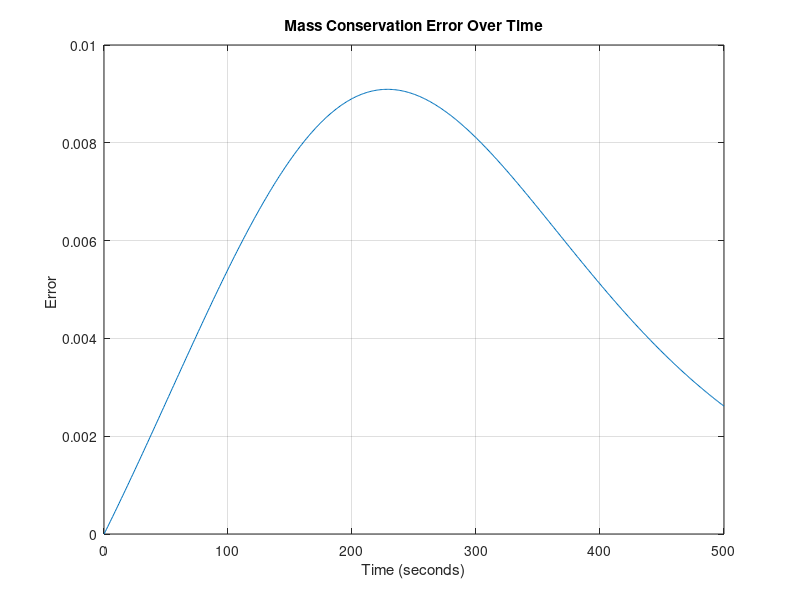
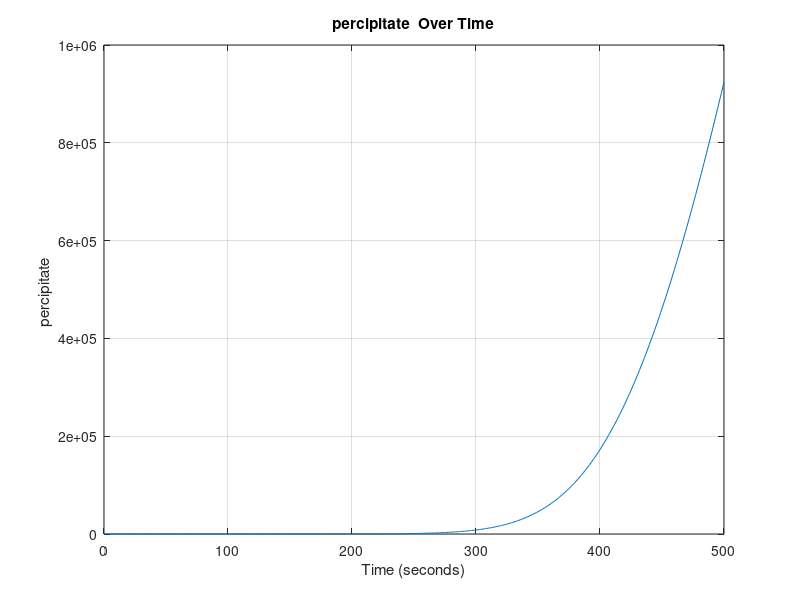
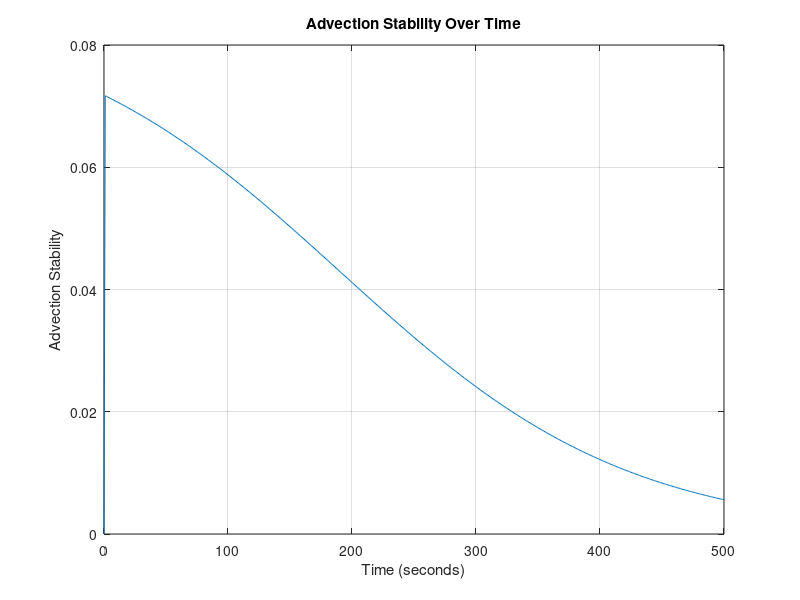
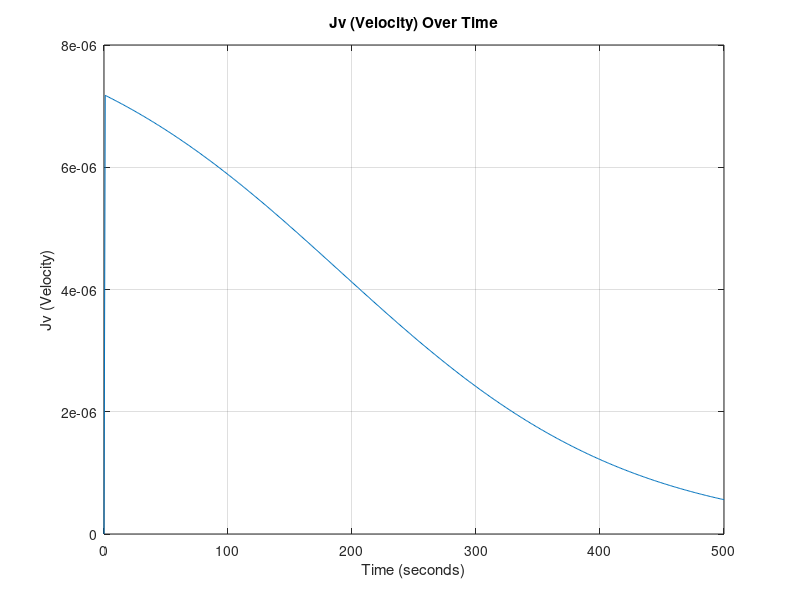

Write MATLAB code to recreate these figures, in order.
%__Gruppe 3-Simulering-3.Sem__
clear
close all
clc
%% Inital Parameters
domain_length = 0.1;   % Domain length (meters)
domain_steps = 1000;    % Number of spatial domain_steps points
dx = domain_length / (domain_steps - 1); % Position discretization
 
time_length = 500;      % Time length (seconds)
time_steps = 500;       % Number of time steps
dt = time_length / time_steps; % Temporal discretization

% DEFINED VARIABLES
D = 0; % Diffusivity coefficient H2PO4- in water [m^2 s^-1]
feed_conc = 0.1; % Constant solute concentration at the first cell 0.1 molar [H2PO4-]
TMP = 15; %TMP: Transmembrane Pressure [bar]

area = 0.001; % Area of the membrane surface [m^2]
kw = 5.7311*10^(-7); % Initial water permeability m^3 m^-2 bar^-1 s^-1 
my = 0.891*10^-9; % Water viscosity [Bar∙s]
Rm = 1/(my*kw); % Rejection of water at the membrane (σ) [m^-1]
InitP = 0.263253+0.0011; % Initial percipitation
alpha = 95000000000; % Specific resistance of fouling [m mol m^3]
PC = 0.5; %Percipitate Advection Coefficient

sig_m = 0.1; % Rejection of ions 

% PHYSICAL CONSTANTS
R= 8.31415*10^-2; % Gasconstant [L^3 Bar mol^-1 K^-1]
T= 273.15+25; %Temperature [K]
 
% Anonymous functions
%Lv = @(time) kw*exp(-kb*time); %Water permeability dependent on Fouling

Mp = @(conc) 0.0011*exp(36.328*conc) + 0.263253; % concentration of udfæld in respect to phosphate increase.
Rf = @(conc) alpha*(Mp(conc)/area); % Rate of fouling
Lv = @(conc) 1/(my*(Rm+Rf(conc))); % Water permeability dependent on fouling


% Create a grid for space and time
x = linspace(0, domain_length, domain_steps);
t = linspace(0, time_length, time_steps);

% Initialize the concentration array AND Initial condition (1D)
C = zeros(domain_steps, time_steps)+0.1; % 0.1 molar [H2PO4] at pH 2.9


%Diffusive Stability
DS = D*dt/dx^2;
fprintf('\n Diffusivity Stability = %f', DS);
if DS>0.5 
   fprintf(2,'\n ERROR: Stabilitetsfejl');
else
    fprintf('\n Stable Diffusion Model !!');
end


%% Time-stepping loop
for j = 2:time_steps
    for i = 1:domain_steps
        LastC = C(domain_steps, j-1);

        C(1, :) = feed_conc; % Set the leftmost boundary to 0.1

        if j == 2
            Ptot = InitP; % The rate of percipitation WI
        else
            Ptot = Mp(LastC) + (Mp(LastC) - InitP)*Jv*(dt/dx)*PC;
        end

        Jv = (kw*(TMP-(1*R*T*(LastC))));  % Volume flux = Jv ,  in terms of osmotic pressure (TMP, R, T, delta_C) and Lv. [m/s]

        % Calculate the second derivative in x direction
        if i == 1 %_Left Cell__
            d2Cdx2 = 0;
            dCdt_advection = 0;

        elseif i == domain_steps %__Membrane Cell___
            % No right neighbor at the last cell and MEMBRANE
            d2Cdx2 = (D * (C(domain_steps - 1, j-1) - C(domain_steps, j-1)) / dx^2) + C(i,j-1)*(sig_m)*Jv/(dx);
        else    %__Normal Cells__
            % Calculate the second derivative normally
            d2Cdx2 = D * (C(i + 1, j-1) - 2 * C(i, j-1) + C(i - 1, j-1)) / dx^2;
            % Apply advection term
            dCdt_advection = -Jv * (C(i, j-1) - C(i-1, j-1)) / dx;
        end
        % Apply the diffusion-advection-(electromigration) equation
        C(i, j) = C(i, j-1) + dt * (d2Cdx2 + dCdt_advection);
        Jv_values(j) = Jv; % Plot values
        P_values(j) = Ptot;
        AS(j) = Jv * dt/dx; % Stability plot values
    end
end
%% CONSERVATION ERROR

Systemdiff = [0, diff(sum(C,1))]; % Diffrence in systemsums

inflow = Jv_values*feed_conc*(dt/dx); % Inflow array
outflow = C(domain_steps, :).* Jv_values*(1-sig_m)*(dt/dx); % Outflow array 

ERROR = Systemdiff - inflow + outflow; % The mass conservation error



%% 2D Plots

% Plot Mass Conservation Error values over time

figure;
plot(t, ERROR);
xlabel('Time (seconds)');
ylabel('Error ');
title('Mass Conservation Error Over Time');
grid on;


% Plot Percipitate (DS) values over time

figure;
plot(t, P_values);
xlabel('Time (seconds)');
ylabel('percipitate ');
title('percipitate  Over Time');
grid on;

% Plot Advection Stability (DS) values over time

figure;
plot(t, AS);
xlabel('Time (seconds)');
ylabel('Advection Stability');
title('Advection Stability Over Time');
grid on;

% Plot Jv values over time
figure;
plot(t, Jv_values);
xlabel('Time (seconds)');
ylabel('Jv (Velocity)');
title('Jv (Velocity) Over Time');
grid on;


% Define fractions of time steps you want to visualize
time_fraction = [0.001, 0.01, 0.1, 0.2, 0.3, 0.4, 0.5, 0.6, 0.7, 0.8, 0.9];  % For example, 0.1 corresponds to 10% of time steps

% Calculate the corresponding time indices
time_instances = round(time_fraction * time_steps);

% Create a figure for the first plot
figure;
hold on;

% Plot concentration at specific time instances
for i = 1:length(time_instances)
    time_index = time_instances(i);
    plot(x, C(:, time_index));
end

xlabel('Position (meters)');
ylabel('Concentration');
title('Concentration Over Time at Different Instances');

% Add a legend for clarity
legend(arrayfun(@(f) ['t=', num2str(f)], time_fraction, 'UniformOutput', false));

grid on;
hold off;


%% 3D Plot

% Create a 3D surface plot to visualize concentration over time and position
[T, X] = meshgrid(t, x);
figure;
h = surf(X, T, C); % Transpose removed here
xlabel('Position (meters)');
ylabel('Time (seconds)');
zlabel('Concentration');
title('Concentration Over Time and Position');

% Set axis limits to start at the origin
xlim([0, domain_length]);
ylim([0, time_length]);
zlim([0, max(C(:))]); % Assuming max(C(:)) is the maximum concentration in your data

set(h,'LineStyle','none')
%colormap(jet)




